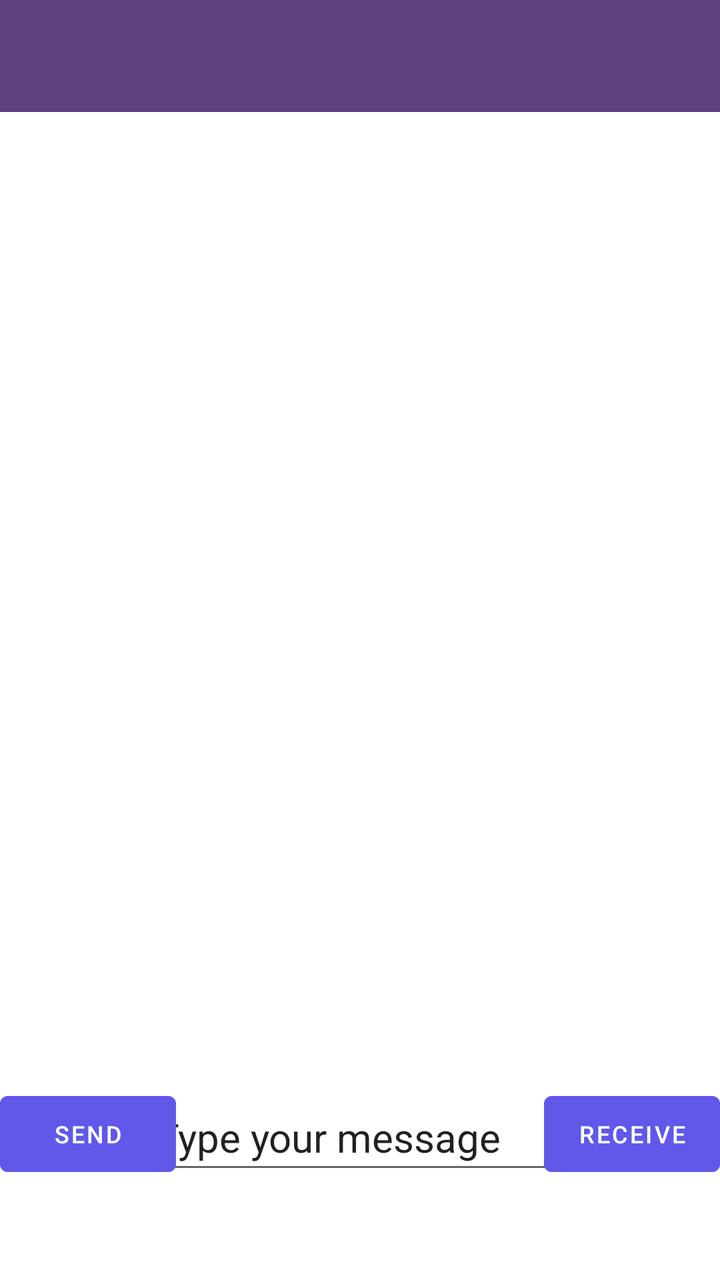
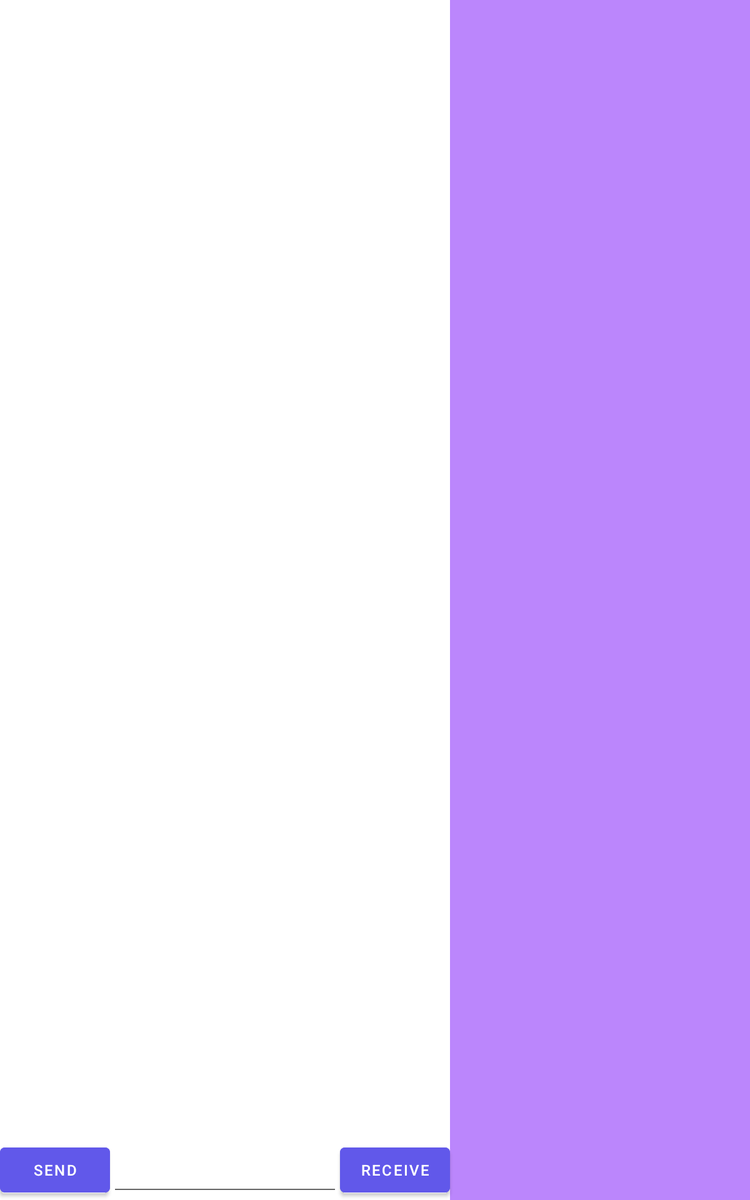

Two renders of one Android screen. The first uses the default layout on a phone; the second uses the alternative layout the repository ships for a different screen configuration, on a matching device. The two XML files are below.
<!-- AndroidManifest.xml: application theme Theme.JuhosAndroidLabs -->
<!-- res/layout/activity_chat_room.xml -->
<?xml version="1.0" encoding="utf-8"?>
<androidx.appcompat.widget.LinearLayoutCompat
    xmlns:android="http://schemas.android.com/apk/res/android"
    xmlns:app="http://schemas.android.com/apk/res-auto"
    xmlns:tools="http://schemas.android.com/tools"
    android:layout_width="match_parent"
    android:layout_height="match_parent"
    tools:context=".ChatRoom">

   <FrameLayout
       android:id="@+id/frame"
       android:layout_width="match_parent"
       android:layout_height="match_parent"
       android:background="@color/white">

      <androidx.constraintlayout.widget.ConstraintLayout
          android:layout_width="match_parent"
          android:layout_height="match_parent">

         <androidx.recyclerview.widget.RecyclerView
             android:id="@+id/recycleView"
             android:layout_width="0dp"
             android:layout_height="0dp"
             android:backgroundTint="#1321FA"
             android:foregroundTint="#0F42DC"
             app:layout_constraintBottom_toTopOf="@+id/textInput"
             app:layout_constraintEnd_toEndOf="parent"
             app:layout_constraintStart_toStartOf="parent"
             app:layout_constraintTop_toBottomOf="@+id/toolbar"
             app:layout_constraintVertical_bias="1.0" />

         <EditText
             android:id="@+id/textInput"
             android:layout_width="wrap_content"
             android:layout_height="50dp"
             android:layout_marginBottom="48dp"
             android:ems="9"
             android:inputType="textPersonName"
             android:textSize="20sp"
             android:text="Type your message"
             app:layout_constraintBottom_toBottomOf="parent"
             app:layout_constraintEnd_toEndOf="@+id/receiveButton"
             app:layout_constraintStart_toStartOf="@+id/sendButton"
             />

         <Button
             android:id="@+id/sendButton"
             android:layout_width="wrap_content"
             android:layout_height="50dp"
             android:layout_marginTop="20dp"
             android:layout_marginBottom="48dp"
             android:backgroundTint="#6158EA"
             android:text="SEND"
             android:textSize="12sp"
             app:layout_constraintBottom_toBottomOf="parent"
             app:layout_constraintStart_toStartOf="parent"
             app:layout_constraintTop_toBottomOf="@+id/recycleView"
             app:layout_constraintVertical_bias="1.0" />

         <Button
             android:id="@+id/receiveButton"
             android:layout_width="wrap_content"
             android:layout_height="50dp"
             android:layout_marginTop="20dp"
             android:layout_marginBottom="48dp"
             android:backgroundTint="#6158EA"
             android:text="RECEIVE"
             android:textSize="12sp"
             app:layout_constraintBottom_toBottomOf="parent"
             app:layout_constraintEnd_toEndOf="parent"
             app:layout_constraintTop_toBottomOf="@+id/recycleView"
             app:layout_constraintVertical_bias="1.0" />

         <androidx.appcompat.widget.Toolbar
             android:id="@+id/toolbar"
             android:layout_width="409dp"
             android:layout_height="wrap_content"
             android:background="?attr/colorPrimary"
             android:minHeight="?attr/actionBarSize"
             android:theme="?attr/actionBarTheme"
             app:layout_constraintEnd_toEndOf="parent"
             app:layout_constraintStart_toStartOf="parent"
             app:layout_constraintTop_toTopOf="parent" />


      </androidx.constraintlayout.widget.ConstraintLayout>

   </FrameLayout>
</androidx.appcompat.widget.LinearLayoutCompat>
<!-- resources referenced by this layout -->
<resources>
  <color name="white">#FFFFFFFF</color>
  <style name="Theme.JuhosAndroidLabs" parent="Theme.MaterialComponents.DayNight.DarkActionBar">
          
          <item name="colorPrimary">@color/my_primary</item>
          
          <item name="colorSecondary">@color/my_secondary</item>
          
          <item name="android:statusBarColor">@color/my_statusbar</item>
          
          <item name="android:textColor">@color/my_text</item>
      </style>
  <color name="my_primary">#5D4080</color>
  <color name="my_secondary">#4988BA</color>
  <color name="my_statusbar">#864C8F</color>
  <color name="my_text">#A86A57</color>
</resources>
<!-- res/layout-sw600dp/activity_chat_room.xml (the repository's variant of the layout above) -->
<!-- drawn on a 7-inch tablet held upright -->
<?xml version="1.0" encoding="utf-8"?>
<androidx.constraintlayout.widget.ConstraintLayout
    xmlns:android="http://schemas.android.com/apk/res/android"
    xmlns:app="http://schemas.android.com/apk/res-auto"
    xmlns:tools="http://schemas.android.com/tools"
    android:layout_width="match_parent"
    android:layout_height="match_parent"
    tools:context=".ChatRoom">

   <androidx.recyclerview.widget.RecyclerView
       android:id="@+id/recycleView"
       android:layout_width="360dp"
       android:layout_height="0dp"
       app:layout_constraintBottom_toTopOf="@+id/textInput"
       app:layout_constraintStart_toStartOf="parent"
       app:layout_constraintTop_toTopOf="parent" />

   <EditText
       android:id="@+id/textInput"
       android:layout_width="0dp"
       android:layout_height="wrap_content"
       android:inputType="textPersonName"
       android:textSize="20sp"
       app:layout_constraintBottom_toBottomOf="parent"
       app:layout_constraintStart_toEndOf="@+id/sendButton"
       app:layout_constraintEnd_toStartOf="@+id/receiveButton"/>

   <Button
       android:id="@+id/sendButton"
       android:layout_width="wrap_content"
       android:layout_height="wrap_content"
       android:backgroundTint="#6158EA"
       android:text="SEND"
       android:textSize="12sp"
       app:layout_constraintBottom_toBottomOf="parent"
       app:layout_constraintStart_toStartOf="parent" />

   <Button
       android:id="@+id/receiveButton"
       android:layout_width="wrap_content"
       android:layout_height="wrap_content"
       android:backgroundTint="#6158EA"
       android:text="RECEIVE"
       android:textSize="12sp"
       app:layout_constraintBottom_toBottomOf="parent"
       app:layout_constraintEnd_toEndOf="@+id/recycleView" />

   <FrameLayout
       android:id="@+id/frame"
       android:layout_width="0dp"
       android:layout_height="0dp"
       android:background="@color/purple_200"
       app:layout_constraintBottom_toBottomOf="parent"
       app:layout_constraintEnd_toEndOf="parent"
       app:layout_constraintStart_toEndOf="@id/recycleView"
       app:layout_constraintTop_toTopOf="parent" />

</androidx.constraintlayout.widget.ConstraintLayout>
<!-- resources referenced by the variant -->
<!-- as a 7-inch tablet held upright resolves them -->
<resources>
  <style name="Theme.JuhosAndroidLabs" parent="Theme.MaterialComponents.DayNight.DarkActionBar">
          
          <item name="colorPrimary">@color/my_primary</item>
          
          <item name="colorSecondary">@color/my_secondary</item>
          
          <item name="android:statusBarColor">@color/my_statusbar</item>
          
          <item name="android:textColor">@color/my_text</item>
      </style>
  <color name="my_primary">#5D4080</color>
  <color name="my_secondary">#4988BA</color>
  <color name="my_statusbar">#864C8F</color>
  <color name="my_text">#A86A57</color>
</resources>
